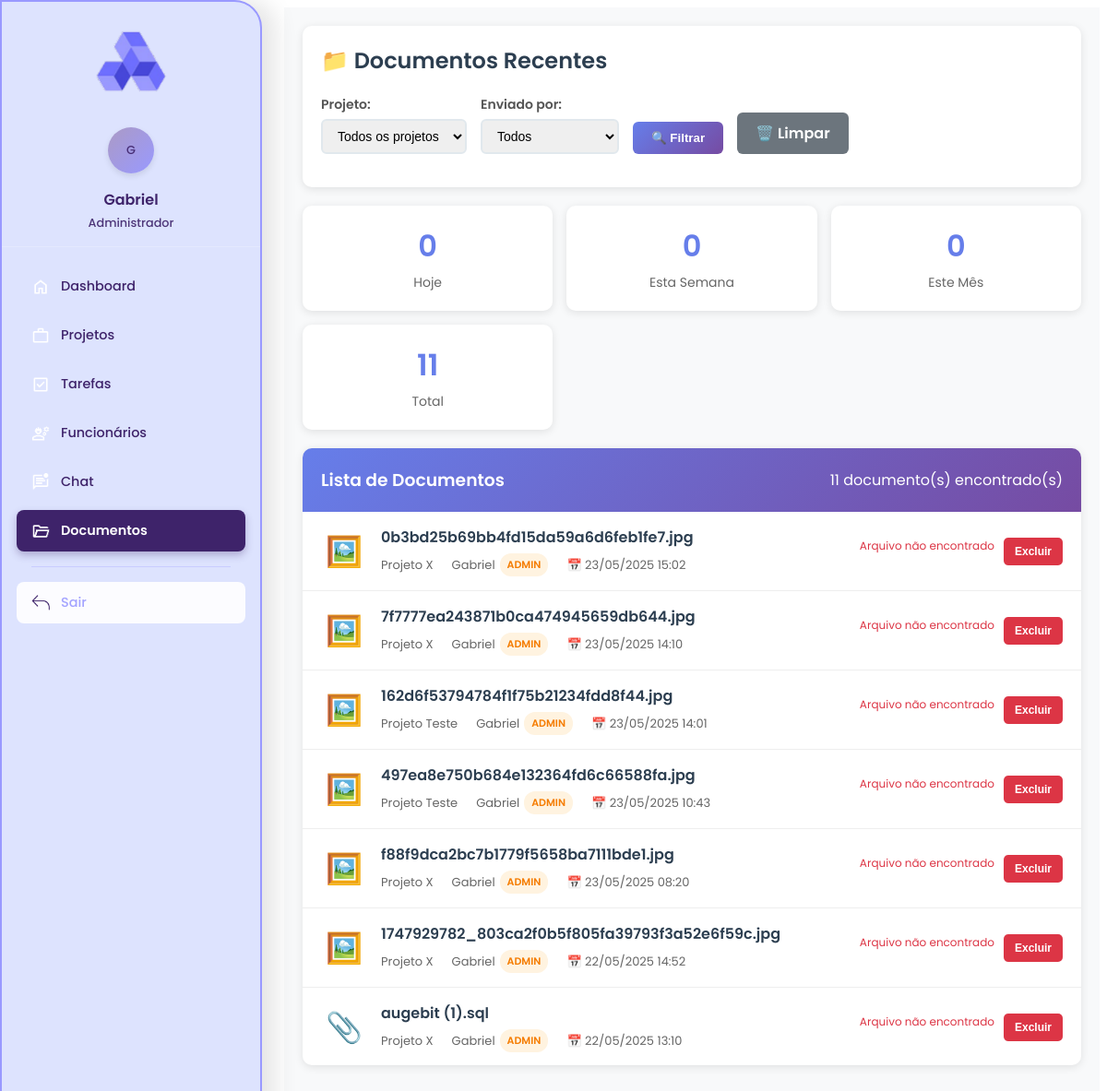
Screenshot of /gestor/documentos/visualizar_documentos.php (signed in) with the database file from the repository.
### tables this page shows
CREATE TABLE `uploads` (
  `id` int(11) NOT NULL,
  `projeto_id` int(11) DEFAULT NULL,
  `nome_arquivo` varchar(255) DEFAULT NULL,
  `caminho_arquivo` varchar(255) DEFAULT NULL,
  `tipo` enum('cliente','funcionario') DEFAULT 'cliente',
  `enviado_por` int(11) DEFAULT NULL,
  `enviado_em` datetime DEFAULT current_timestamp()
);

### gestor/documentos/visualizar_documentos.php (the view, shortened to what this page needs)
<?php
include '../sidebar.php';
require '../../conexao.php';
$limite = 20;
$pagina = isset($_GET['pagina']) ? (int)$_GET['pagina'] : 1;
$offset = ($pagina - 1) * $limite;
$where_conditions = [];
$params = [];
$types = '';
$where_clause = !empty($where_conditions) ? 'WHERE ' . implode(' AND ', $where_conditions) : '';
$sql = "SELECT u.*,
               COALESCE(p.titulo, 'Projeto Removido') as projeto_titulo,
               COALESCE(us.nome, 'Usuário Removido') as enviado_por_nome,
               COALESCE(us.tipo, 'desconhecido') as enviado_por_tipo
        FROM uploads u
        LEFT JOIN projetos p ON u.projeto_id = p.id
        LEFT JOIN usuarios us ON u.enviado_por = us.id
        $where_clause
        ORDER BY u.enviado_em DESC
        LIMIT ? OFFSET ?";
$params[] = $limite;
$params[] = $offset;
$types .= 'ii';
$stmt = $conn->prepare($sql);
if (!empty($params)) {
    $stmt->bind_param($types, ...$params);
}
$stmt->execute();
$documentos = $stmt->get_result();
$sql_count = "SELECT COUNT(*) as total
              FROM uploads u
              LEFT JOIN projetos p ON u.projeto_id = p.id
              LEFT JOIN usuarios us ON u.enviado_por = us.id
              $where_clause";
if (!empty($where_conditions)) {
    $stmt_count = $conn->prepare($sql_count);
    $types_count = str_replace('ii', '', $types);
    $params_count = array_slice($params, 0, -2);
    if (!empty($params_count)) {
        $stmt_count->bind_param($types_count, ...$params_count);
    }
    $stmt_count->execute();
    $total_registros = $stmt_count->get_result()->fetch_assoc()['total'];
} else {
    $total_registros = $conn->query($sql_count)->fetch_assoc()['total'];
}
function obterIconeArquivo($nomeArquivo)
{
    $extensao = strtolower(pathinfo($nomeArquivo, PATHINFO_EXTENSION));
    switch ($extensao) {
        case 'jpg':
        case 'jpeg':
        case 'png':
        case 'gif':
        case 'webp':
            return '🖼️';
        default:
            return '📎';
    }
}
function obterCaminhoArquivo($caminho_bd)
{
    $upload_dir = $_SERVER['DOCUMENT_ROOT'] . '/augebit/uploads/';
    $caminhos_possiveis = [
        $caminho_bd,
        $upload_dir . basename($caminho_bd),
        $upload_dir . $caminho_bd,
        str_replace('/uploads/uploads/', '/uploads/', $upload_dir . $caminho_bd)
    ];
    return false;
}
function obterUrlArquivo($caminho_bd)
{
    $base_url = '/augebit/uploads/';
    if (strpos($caminho_bd, 'uploads/') !== false) {
        $parte_arquivo = substr($caminho_bd, strpos($caminho_bd, 'uploads/') + 8);
        return $base_url . $parte_arquivo;
    }
    return $base_url . $caminho_bd;
}
?>
<!DOCTYPE html>
<html lang="pt-br">
<head>
    <link rel="stylesheet" href="../css/geral.css">
</head>
<body>
    <div class="main-content">
        <div class="header-section">
            <h2>📁 Documentos Recentes</h2>
            <form method="GET" class="filtros">
                <div class="filtro-grupo">
                    <label>Projeto:</label>
                    <select name="projeto">
                        <option value="">Todos os projetos</option>
                    </select>
                </div>
                <div class="filtro-grupo">
                    <label>Enviado por:</label>
                    <select name="tipo">
                        <option value="">Todos</option>
                    </select>
                </div>
                <button type="submit" class="btn-filtrar">🔍 Filtrar</button>
                <a href="visualizar_documentos.php" class="btn-limpar">🗑️ Limpar</a>
            </form>
        </div>
        <div class="stats-cards">
            <?php
            $stats_hoje = 0;
            $stats_semana = 0;
            $stats_mes = 0;
            $result = $conn->query("SELECT COUNT(*) as total FROM uploads WHERE DATE(enviado_em) = CURDATE()");
            if ($result) $stats_hoje = $result->fetch_assoc()['total'];
            $result = $conn->query("SELECT COUNT(*) as total FROM uploads WHERE enviado_em >= DATE_SUB(NOW(), INTERVAL 7 DAY)");
            if ($result) $stats_semana = $result->fetch_assoc()['total'];
            $result = $conn->query("SELECT COUNT(*) as total FROM uploads WHERE enviado_em >= DATE_SUB(NOW(), INTERVAL 30 DAY)");
            if ($result) $stats_mes = $result->fetch_assoc()['total'];
            ?>
            <div class="stat-card">
                <div class="number"><?= $stats_hoje ?></div>
                <div class="label">Hoje</div>
            </div>
            <div class="stat-card">
                <div class="number"><?= $stats_semana ?></div>
                <div class="label">Esta Semana</div>
            </div>
            <div class="stat-card">
                <div class="number"><?= $stats_mes ?></div>
                <div class="label">Este Mês</div>
            </div>
            <div class="stat-card">
                <div class="number"><?= $total_registros ?></div>
                <div class="label">Total</div>
            </div>
        </div>
        <div class="documentos-container">
            <div class="documentos-header">
                <h3 style="margin: 0;">Lista de Documentos</h3>
                <span><?= $total_registros ?> documento(s) encontrado(s)</span>
            </div>
            <?php if ($documentos->num_rows > 0): ?>
                <div class="documentos-lista">
                    <?php while ($doc = $documentos->fetch_assoc()): ?>
                        <div class="documento-item">
                            <div class="documento-icone">
                                <?= obterIconeArquivo($doc['nome_arquivo']) ?>
                            </div>
                            <div class="documento-info">
                                <div class="documento-nome">
                                    <?= htmlspecialchars($doc['nome_arquivo']) ?>
                                </div>
                                <div class="documento-detalhes">
                                    <span>
                                        <?= htmlspecialchars($doc['projeto_titulo']) ?>
                                    </span>
                                    <span>
                                        <?= htmlspecialchars($doc['enviado_por_nome']) ?>
                                        <span class="badge badge-<?= $doc['enviado_por_tipo'] ?>">
                                            <?= ucfirst($doc['enviado_por_tipo']) ?>
                                        </span>
                                    </span>
                                    <span>
                                        📅 <?= date('d/m/Y H:i', strtotime($doc['enviado_em'])) ?>
                                    </span>
                                </div>
                            </div>
                            <div class="documento-acoes">
                                <?php
                                $extensao = strtolower(pathinfo($doc['nome_arquivo'], PATHINFO_EXTENSION));
                                $caminho_fisico = obterCaminhoArquivo($doc['caminho_arquivo']);
                                $url_arquivo = obterUrlArquivo($doc['caminho_arquivo']);
                                ?>
                                <?php if ($caminho_fisico): ?>
                                    <?php if (in_array($extensao, ['jpg', 'jpeg', 'png', 'gif', 'pdf'])): ?>
                                        <a href="<?= $url_arquivo ?>"
                                            target="_blank"
                                            class="btn-acao btn-visualizar"
                                            title="Visualizar arquivo">
                                            Ver
                                        </a>
                                    <?php endif; ?>
                                    <a href="<?= $url_arquivo ?>"
                                        download="<?= htmlspecialchars($doc['nome_arquivo']) ?>"
                                        class="btn-acao btn-download"
                                        title="Baixar arquivo">
                                        Baixar
                                    </a>
                                <?php else: ?>
                                    <span style="color: #dc3545; font-size: 12px;">Arquivo não encontrado</span>
                                <?php endif; ?>
                                <?php if ($_SESSION['usuario_tipo'] === 'admin'): ?>
                                    <button onclick="confirmarExclusao(<?= $doc['id'] ?>, '<?= addslashes($doc['nome_arquivo']) ?>')"
                                        class="btn-acao btn-excluir"
                                        title="Excluir documento">
                                        Excluir
                                    </button>
                                <?php endif; ?>
                            </div>
                        </div>
                    <?php endwhile; ?>
                </div>
            <?php endif; ?>
        </div>
    </div>
</body>
</html>

### gestor/css/geral.css (style rules this page uses)
.main-content { margin-left: 300px; padding: 2rem; }
a { text-decoration: none; font-family: 'Poppins'; }
h2 { font-family: 'Poppins'; font-weight: 200px; }
h3 { font-family: 'Poppins'; font-weight: 200px; }
label { font-family: 'Poppins'; font-weight: 200px; }

### gestor/documentos/visualizar_documentos.php (style rules this page uses)
.main-content { font-family: 'Poppins'; font-weight: 100px; }
.main-content { padding: 20px; margin-left: 300px; background-color: #f8f9fa; min-height: 100vh; }
.header-section { background: white; padding: 20px; border-radius: 10px; box-shadow: 0 2px 10px rgba(0, 0, 0, 0.1); margin-bottom: 20px; }
.header-section h2 { font-family: 'Poppins'; font-weight: 300px; color: #2c3e50; margin: 0 0 20px 0; display: flex; align-items: center; gap: 10px; }
.filtros { display: flex; gap: 15px; align-items: end; flex-wrap: wrap; }
.filtro-grupo { display: flex; flex-direction: column; gap: 5px; }
.filtro-grupo label { font-weight: 600; color: #555; font-size: 14px; }
.filtro-grupo select { padding: 8px 12px; border: 2px solid #e1e8ed; border-radius: 6px; font-size: 14px; min-width: 150px; }
.btn-filtrar { background: linear-gradient(135deg, #667eea 0%, #764ba2 100%); color: white; border: none; padding: 10px 20px; border-radius: 6px; cursor: pointer; font-weight: 600; transition: transform 0.2s; }
.btn-limpar { background: #6c757d; color: white; border: none; padding: 10px 20px; border-radius: 6px; cursor: pointer; font-weight: 600; text-decoration: none; display: inline-block; }
.stats-cards { display: grid; grid-template-columns: repeat(auto-fit, minmax(200px, 1fr)); gap: 15px; margin-bottom: 20px; }
.stat-card { background: white; padding: 20px; border-radius: 10px; box-shadow: 0 2px 10px rgba(0, 0, 0, 0.1); text-align: center; }
.stat-card .number { font-size: 2em; font-weight: bold; color: #667eea; margin-bottom: 5px; }
.stat-card .label { color: #666; font-size: 14px; }
.documentos-container { background: white; border-radius: 10px; box-shadow: 0 2px 10px rgba(0, 0, 0, 0.1); overflow: hidden; }
.documentos-header { background: linear-gradient(135deg, #667eea 0%, #764ba2 100%); color: white; padding: 20px; display: flex; justify-content: space-between; align-items: center; }
.documentos-lista { max-height: 600px; overflow-y: auto; }
.documento-item { padding: 15px 20px; border-bottom: 1px solid #eee; display: flex; align-items: center; gap: 15px; transition: background-color 0.2s; }
.documento-icone { font-size: 2em; width: 50px; text-align: center; }
.documento-info { flex: 1; }
.documento-nome { font-weight: 600; color: #2c3e50; margin-bottom: 5px; word-break: break-word; }
.documento-detalhes { display: flex; gap: 20px; font-size: 13px; color: #666; flex-wrap: wrap; }
.documento-detalhes span { display: flex; align-items: center; gap: 5px; }
.documento-acoes { display: flex; gap: 10px; }
.btn-acao { padding: 8px 12px; border: none; border-radius: 5px; cursor: pointer; font-size: 12px; font-weight: 600; text-decoration: none; display: inline-flex; align-items: center; gap: 5px; transition: transform 0.2s; }
.btn-excluir { background: #dc3545; color: white; }
.badge { padding: 4px 8px; border-radius: 12px; font-size: 11px; font-weight: 600; text-transform: uppercase; }
.badge-admin { background: #fff3e0; color: #f57c00; }

### rows the page displays
uploads: nome_arquivo "🖼️", nome_arquivo "0b3bd25b69bb4fd15da59a6d6feb1fe7.jpg", projeto_titulo "Projeto X", enviado_por_nome "Gabriel", enviado_por_tipo "ADMIN", enviado_em "23/05/2025 15:02", shows "Arquivo não encontrado"
uploads: nome_arquivo "🖼️", nome_arquivo "7f7777ea243871b0ca474945659db644.jpg", projeto_titulo "Projeto X", enviado_por_nome "Gabriel", enviado_por_tipo "ADMIN", enviado_em "23/05/2025 14:10", shows "Arquivo não encontrado"
uploads: nome_arquivo "🖼️", nome_arquivo "162d6f53794784f1f75b21234fdd8f44.jpg", projeto_titulo "Projeto Teste", enviado_por_nome "Gabriel", enviado_por_tipo "ADMIN", enviado_em "23/05/2025 14:01", shows "Arquivo não encontrado"
uploads: nome_arquivo "🖼️", nome_arquivo "497ea8e750b684e132364fd6c66588fa.jpg", projeto_titulo "Projeto Teste", enviado_por_nome "Gabriel", enviado_por_tipo "ADMIN", enviado_em "23/05/2025 10:43", shows "Arquivo não encontrado"
uploads: nome_arquivo "🖼️", nome_arquivo "f88f9dca2bc7b1779f5658ba7111bde1.jpg", projeto_titulo "Projeto X", enviado_por_nome "Gabriel", enviado_por_tipo "ADMIN", enviado_em "23/05/2025 08:20", shows "Arquivo não encontrado"
uploads: nome_arquivo "🖼️", nome_arquivo "1747929782_803ca2f0b5f805fa39793f3a52e6f59c.jpg", projeto_titulo "Projeto X", enviado_por_nome "Gabriel", enviado_por_tipo "ADMIN", enviado_em "22/05/2025 14:52", shows "Arquivo não encontrado"
uploads: nome_arquivo "📎", nome_arquivo "augebit (1).sql", projeto_titulo "Projeto X", enviado_por_nome "Gabriel", enviado_por_tipo "ADMIN", enviado_em "22/05/2025 13:10", shows "Arquivo não encontrado"

### other values shown
substr($_SESSION['usuario_nome'] ?? 'U', 0, 1) "G"
$_SESSION['usuario_nome'] "Gabriel"
getUserTypeName($userType) "Administrador"
$item['label'] "Dashboard"
$item['label'] "Projetos"
$item['label'] "Tarefas"
$item['label'] "Funcionários"
$item['label'] "Chat"
$item['label'] "Documentos"
$stats_hoje "0"
$stats_semana "0"
$stats_mes "0"
$total_registros "11"
